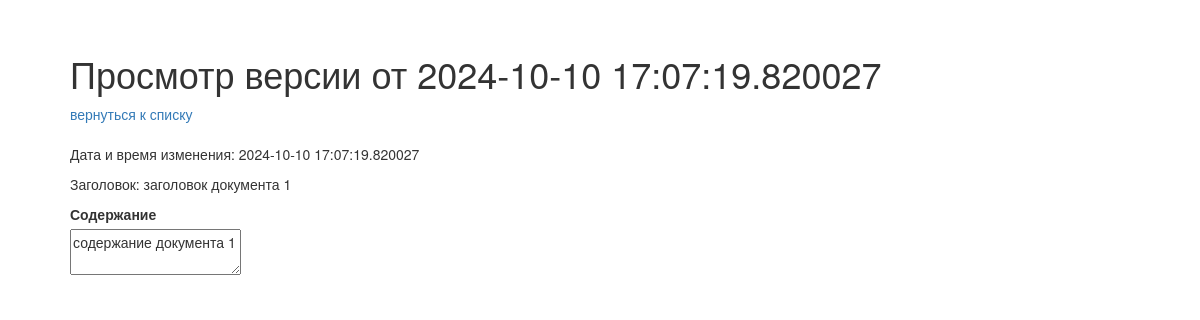
The page /docs/archiv/1/detail on the database as committed earlier.
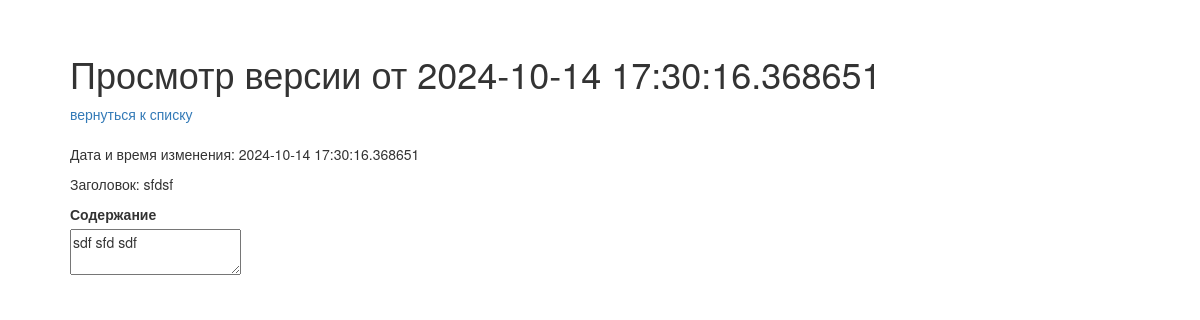
The same page on the database as committed later.
### database_setup.py (models this page shows)
class Base(DeclarativeBase):
    pass

class Archiv(Base):
    __tablename__ = 't_archiv'
    id = Column(Integer, primary_key=True)
    id_doc = Column(Integer, ForeignKey('t_doc.id'))
    ts = Column(DateTime, default=datetime.now())
    title = Column(String(100), nullable=False)
    content = Column(String(250), nullable=False)

### storage.py (the view)
@app.route('/docs/archiv/<int:arch_id>/detail')
@error_exceptions
def get_archiv(arch_id):
    arch = DB.get_arch_by_id(arch_id)
    return render_template('arch.html', arch=arch)

### DB_ORM.py (called while the page is built)
def get_arch_by_id(arch_id):
    try:
        arch = session.query(Archiv).filter_by(id=arch_id).one()
        return arch
    except Exception as err:
        raise NotFoundDocumentError(err)

### storage.py (called while the page is built)
def error_exceptions(func):
    @wraps(func)
    def inner_func(*args, **kwargs):
        try:
            return func(*args, **kwargs)
        except NotFoundDocumentError as err:
            return render_template('error_404.html', error=str(err))
        except SaveDocumentError as err:
            return render_template('error_save.html', error=str(err))
        except Exception as err:
            return render_template('error.html', error=str(err))
    return inner_func

### templates/arch.html
{% extends 'base.html' %}
{% block content %}
  <h1>Просмотр версии от {{ arch.ts }}</h1>
  <a href="{{ url_for('archiv_for_doc', doc_id=arch.id_doc) }}">вернуться к списку</a><br><br>
  <p>Дата и время изменения: {{ arch.ts }}</p>
  <p>Заголовок: {{ arch.title }}</p>
  <label for="content">Содержание</label><br>
  <textarea id="content" name="content" readonly="true">{{ arch.content }} </textarea><br>
{% endblock %}

Rows that differ between the two databases and show on the page:
changed Archiv: ts "2024-10-10 17:07:19.820027" → "2024-10-14 17:30:16.368651"; title "заголовок документа 1" → "sfdsf"; content "содержание документа 1" → "sdf sfd sdf"
